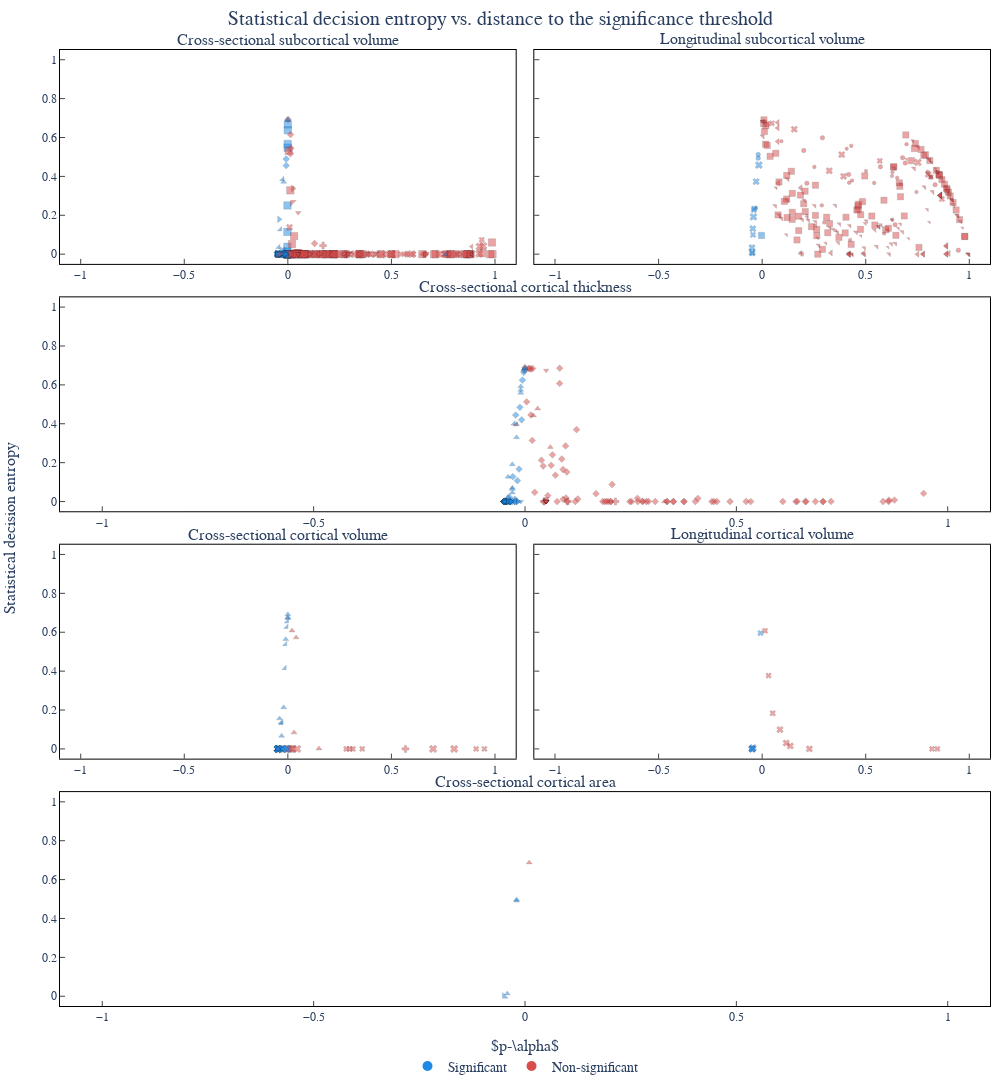

The notebook cell this image was saved under:
### Code cell
import plotly.graph_objects as go
from plotly.subplots import make_subplots
from plotly.validator_cache import ValidatorCache
import numpy as np
import pandas as pd

log_scale = False

# --- 0) PREP ---
df_ = df.copy()
df_.loc[df_["metric"] == "volume", "metric"] = "cortical volume"

# Ensure stable ordering
metrics = list(df_["metric"].dropna().unique())
studies = list(df_["study"].dropna().unique())

# Symbols for papers
SymbolValidator = ValidatorCache.get_validator("scatter.marker", "symbol")
raw_symbols = SymbolValidator.values[2::3][::4]
papers = list(df_["paper"].dropna().unique())
paper_map = {v: f"{k}" for k, v in enumerate(df["paper"].unique(), start=1)}
markermap = {p: raw_symbols[i % len(raw_symbols)] for i, p in enumerate(papers)}

# Map each (study, metric) to a subplot position (row/col)
position_map = {
    ("cross-sectional", "subcortical volume"): dict(row=1, col=1),
    ("longitudinal", "subcortical volume"): dict(row=1, col=2),
    ("cross-sectional", "cortical thickness"): dict(row=2, col=1),
    ("cross-sectional", "cortical volume"): dict(row=3, col=1),
    ("longitudinal", "cortical volume"): dict(row=3, col=2),
    ("cross-sectional", "cortical area"): dict(row=4, col=1),
}

# Subplot titles
subplot_titles = list(
    map(
        lambda x: (x[0][0] + " " + x[0][1]).capitalize(),
        sorted(position_map.items(), key=lambda x: (x[1]["row"], x[1]["col"])),
    )
)
max_size = df_["sample_size"].max()

fig = make_subplots(
    rows=len(metrics),
    cols=len(studies),
    horizontal_spacing=0.02,
    vertical_spacing=0.035,
    subplot_titles=subplot_titles,
    y_title="Statistical decision entropy",
    x_title=r"$p-\alpha$",
    shared_yaxes=True,
    shared_xaxes=True,
    specs=[[{}, {}], [{"colspan": 2}, None], [{}, {}], [{"colspan": 2}, None]],
)

# --- 1) ADD DUMMY TRACES FOR LEGEND ---
# This ensures "Significant" and "Non-significant" appear in the legend
fig.add_trace(go.Scatter(
    x=[None], y=[None],
    mode="markers",
    marker=dict(size=10, color="#1E88E5", symbol="circle"),
    name="Significant",
    showlegend=True,
))

fig.add_trace(go.Scatter(
    x=[None], y=[None],
    mode="markers",
    marker=dict(size=10, color="#D84C4C", symbol="circle"),
    name="Non-significant",
    showlegend=True,
))


# --- 2) ADD DATA TRACES ---
for metric in metrics:
    for study in studies:
        sub = df_[(df_["metric"] == metric) & (df_["study"] == study)]
        if sub.empty:
            continue

        for paper in sub["paper"].unique():
            sub_p = sub[sub["paper"] == paper]

            if log_scale:
                x = sub_p["abs_dist"]
            else:
                x = sub_p["dist"]
            
            fig.add_trace(
                go.Scatter(
                    x=x,
                    y=sub_p["entropy"],
                    mode="markers",
                    name=paper_map[paper], 
                    showlegend=False, # Hide individual data traces from legend
                    marker=dict(
                        opacity=0.5,
                        symbol=markermap.get(paper, "circle"),
                        size=np.log10(sub_p["sample_size"]) * 3,
                        # Map boolean to color string
                        color=sub_p["significant"].map({
                            True: "#1E88E5", 
                            False: "#D84C4C"
                        }),
                        line=dict(width=0.25, color="black"),
                    ),
                    customdata=sub_p[
                        ["region", "metric", "paper", "p_value", "alpha", "dist"]
                    ].to_numpy(),
                    hovertemplate=(
                        "<b>%{customdata[2]}</b><br>"
                        "P(FP)=%{x:.2f}<br>"
                        "y=%{y:.2f}<br>"
                        "Region: %{customdata[0]}<br>"
                        "Metric: %{customdata[1]}<br>"
                        "p=%{customdata[3]:.2e}, alpha=%{customdata[4]}<br>"
                        "dist=%{customdata[5]:.2e}<extra></extra>"
                    ),
                ),
                **position_map[(study, metric)],
            )

# --- 3) LAYOUT & STYLING ---
font_size = 14

fig.update_layout(
    title_text="Statistical decision entropy vs. distance to the significance threshold",
    title_x=0.5,
    height=1400,
    width=1000,
    font=dict(family="Helvetica", size=font_size),
    plot_bgcolor="white",
    paper_bgcolor="white",
    showlegend=True,
    margin=dict(l=60, r=10, t=50, b=60),
    legend=dict(
        title="",
        orientation="h",
        x=0.5,
        y=-0.08, # Moved up slightly
        xanchor="center",
        yanchor="bottom",
    ),
)

fig.update_yaxes(
    range=[-0.05, 1.05],
    tickfont=dict(size=12),
    showline=True,
    linewidth=1,
    linecolor="black",
    mirror=True,
    ticks="inside",
)

if log_scale:
    type_scale="log"
    exponentformat="power"
    range_x=[-4.1, 0.1]
else:
    type_scale="linear"
    exponentformat=None
    range_x=[-1.1, 1.1]
    

fig.update_xaxes(
    type=type_scale,
    exponentformat=exponentformat,
    range=range_x,
    tickfont=dict(size=12),
    showline=True,
    linewidth=1,
    linecolor="black",
    mirror=True,
    ticks="inside",
    showticklabels=True,
)



fig.show()
